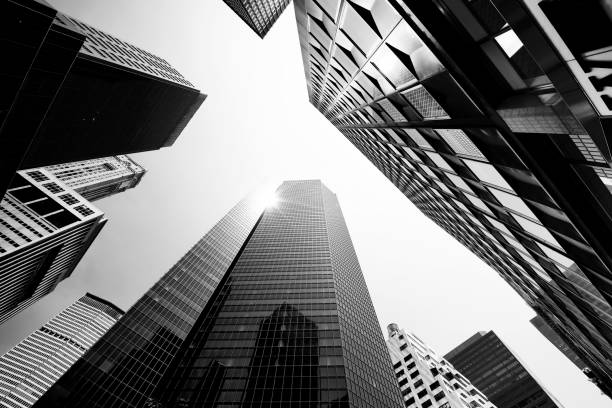
#> input picture vjezba3/city.jpg, 612 x 408 px
$ python zadatak2.py
#> lines starting #> are read from the running program, lines starting #| are printed output that depends on the picture
# Za monokromatsku sliku po želji ( poželjno sliku ujednačenog intenziteta) primijenite medodu izjednačavanja histograma. Prikažite sliku  histogram prije i poslije izjednačavanja. Pomoć: https://docs.opencv.org/4.5.2/de/db2/tutorial_py_table_of_contents_histograms.html

import numpy as np
import cv2 as cv
from os.path import dirname

img = cv.imread(cv.samples.findFile(dirname(__file__) + "/city.jpg"), 0)
#> img is the input picture: shape (408, 612); min 0, max 255, mean 115.8

equ = cv.equalizeHist(img)
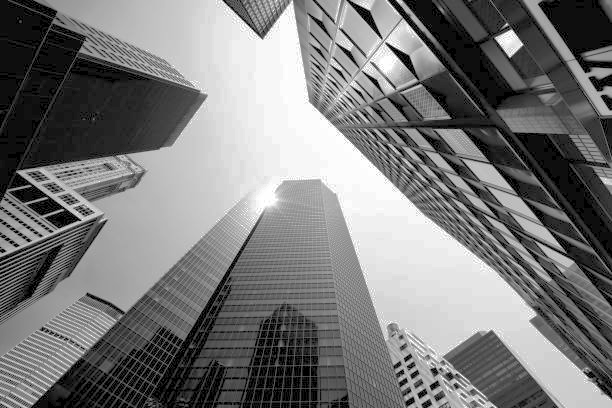
#> equ: shape (408, 612); min 0, max 255, mean 121.1
res = np.hstack((img,equ))
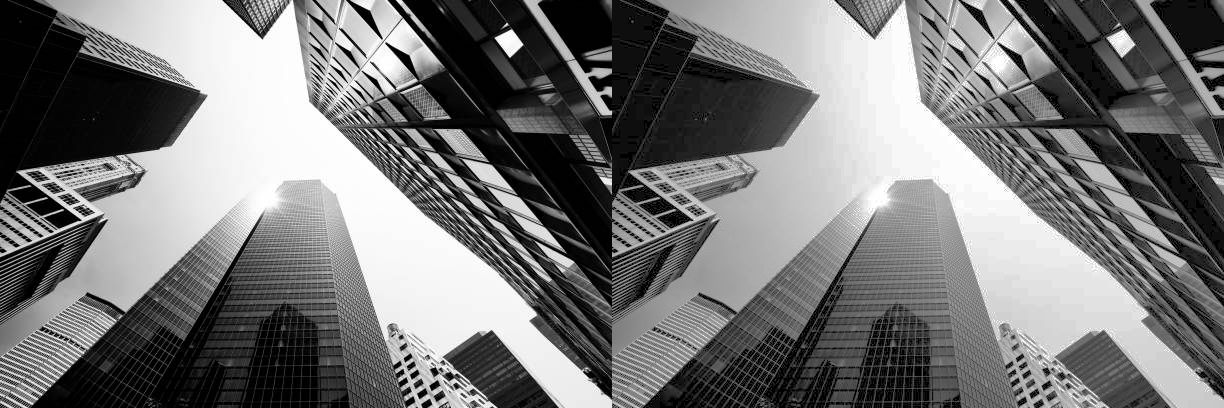
#> res: shape (408, 1224); min 0, max 255, mean 118.4

cv.imwrite('./vjezba3/compare.png',res)

compare = cv.imread(cv.samples.findFile(dirname(__file__) + "/compare.png"), 0)

cv.imshow('Izjednačavanje slika', compare)
cv.waitKey()
